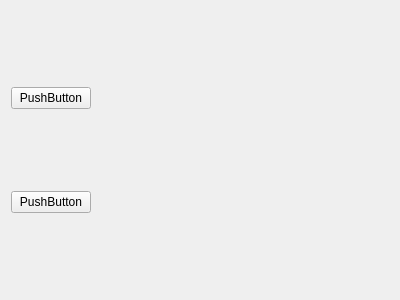
<?xml version="1.0" encoding="UTF-8"?>
<ui version="4.0">
 <class>Widget</class>
 <widget class="QWidget" name="Widget">
  <property name="geometry">
   <rect>
    <x>0</x>
    <y>0</y>
    <width>400</width>
    <height>300</height>
   </rect>
  </property>
  <property name="windowTitle">
   <string>Widget</string>
  </property>
  <layout class="QVBoxLayout" name="verticalLayout">
   <item>
    <layout class="QHBoxLayout" name="horizontalLayout_2">
     <item>
      <widget class="MyButton" name="pushButton">
       <property name="text">
        <string>PushButton</string>
       </property>
      </widget>
     </item>
     <item>
      <spacer name="horizontalSpacer">
       <property name="orientation">
        <enum>Qt::Horizontal</enum>
       </property>
       <property name="sizeHint" stdset="0">
        <size>
         <width>385</width>
         <height>20</height>
        </size>
       </property>
      </spacer>
     </item>
    </layout>
   </item>
   <item>
    <layout class="QHBoxLayout" name="horizontalLayout">
     <item>
      <widget class="QPushButton" name="pushButton_2">
       <property name="text">
        <string>PushButton</string>
       </property>
      </widget>
     </item>
     <item>
      <spacer name="horizontalSpacer_2">
       <property name="orientation">
        <enum>Qt::Horizontal</enum>
       </property>
       <property name="sizeHint" stdset="0">
        <size>
         <width>40</width>
         <height>20</height>
        </size>
       </property>
      </spacer>
     </item>
    </layout>
   </item>
  </layout>
 </widget>
 <layoutdefault spacing="6" margin="11"/>
 <customwidgets>
  <customwidget>
   <class>MyButton</class>
   <extends>QPushButton</extends>
   <header location="global">mybutton.h</header>
  </customwidget>
 </customwidgets>
 <resources/>
 <connections/>
</ui>
